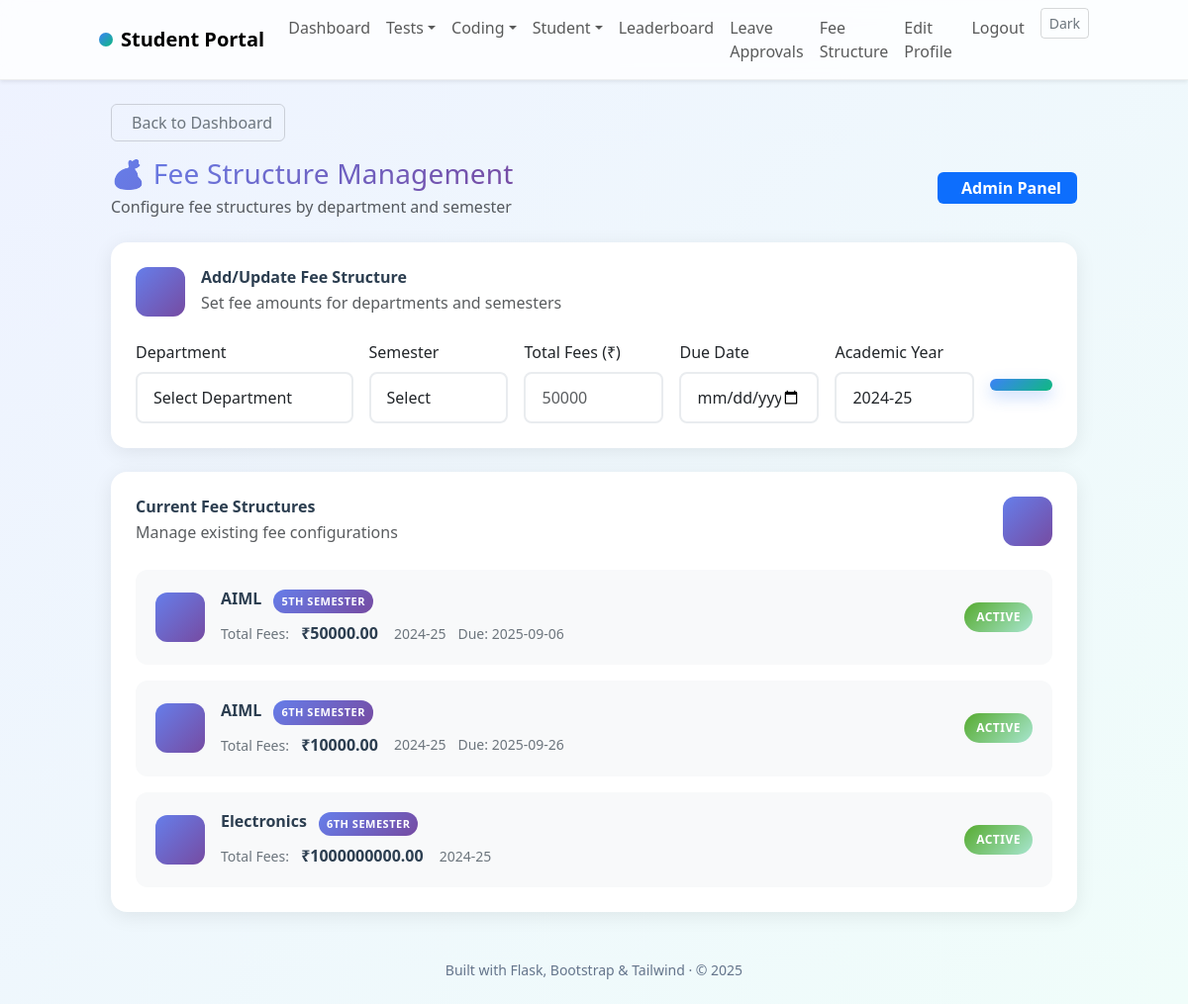
The app's page /admin/fee_structure (signed in) with its own data.
### app/models.py (models this page shows)
class FeeStructure(db.Model):
	id = db.Column(db.Integer, primary_key=True)
	department = db.Column(db.String(80), nullable=False)
	semester = db.Column(db.String(20), nullable=False)
	total_fees = db.Column(db.Numeric(10, 2), nullable=False)
	due_date = db.Column(db.Date)
	academic_year = db.Column(db.String(20), default="2024-25")
	created_at = db.Column(db.DateTime, server_default=func.now())

### app/routes/admin.py (the view, shortened to what this page needs)
@admin_bp.route("/admin/fee_structure", methods=["GET", "POST"])
@login_required
def fee_structure():
	if not require_admin():
		flash("Unauthorized", "danger")
		return redirect(url_for("main.dashboard"))
	structures = FeeStructure.query.order_by(FeeStructure.department, FeeStructure.semester).all()
	return render_template("fee_structure.html", structures=structures)

### app/routes/admin.py (called while the page is built)
def require_admin():
	return current_user.is_authenticated and current_user.role in ("admin", "teacher")

### app/templates/fee_structure.html (shortened to what this page needs)
{% extends 'base.html' %}
{% block content %}
<div class="container-fluid">
	<div class="row">
		<div class="col-12">
			<div class="mb-3">
				<a href="{{ url_for('main.dashboard') }}" class="btn btn-outline-secondary">
					Back to Dashboard
				</a>
			</div>
			<div class="d-flex justify-content-between align-items-center mb-4">
				<div>
					<h1 class="h3 mb-1 text-gradient">💰 Fee Structure Management</h1>
					<p class="text-muted mb-0">Configure fee structures by department and semester</p>
				</div>
				<div class="text-end">
					<span class="badge bg-primary fs-6 px-3 py-2">
						Admin Panel
					</span>
				</div>
			</div>
			<div class="fee-form-card mb-4">
				<div class="fee-form-header">
					<div class="fee-form-icon">
					</div>
					<div class="fee-form-title">
						<h5 class="mb-1">Add/Update Fee Structure</h5>
						<p class="mb-0 text-muted">Set fee amounts for departments and semesters</p>
					</div>
				</div>
				<div class="fee-form-content">
					<form method="post" class="fee-form">
						<div class="row g-3">
							<div class="col-md-3">
								<div class="form-group">
									<label class="form-label">Department</label>
									<select class="form-control" name="department" required>
										<option value="">Select Department</option>
									</select>
								</div>
							</div>
							<div class="col-md-2">
								<div class="form-group">
									<label class="form-label">Semester</label>
									<select class="form-control" name="semester" required>
										<option value="">Select</option>
									</select>
								</div>
							</div>
							<div class="col-md-2">
								<div class="form-group">
									<label class="form-label">Total Fees (₹)</label>
									<input type="number" class="form-control" name="total_fees"
										placeholder="50000" step="0.01" min="0" required>
								</div>
							</div>
							<div class="col-md-2">
								<div class="form-group">
									<label class="form-label">Due Date</label>
									<input type="date" class="form-control" name="due_date">
								</div>
							</div>
							<div class="col-md-2">
								<div class="form-group">
									<label class="form-label">Academic Year</label>
									<input type="text" class="form-control" name="academic_year"
										value="2024-25" placeholder="2024-25">
								</div>
							</div>
							<div class="col-md-1">
								<div class="form-group">
									<label class="form-label">&nbsp;</label>
									<button type="submit" class="btn btn-primary w-100">
									</button>
								</div>
							</div>
						</div>
					</form>
				</div>
			</div>
			<div class="fee-structures-card">
				<div class="fee-structures-header">
					<div class="fee-structures-title">
						<h5 class="mb-1">Current Fee Structures</h5>
						<p class="mb-0 text-muted">Manage existing fee configurations</p>
					</div>
					<div class="fee-structures-icon">
					</div>
				</div>
				<div class="fee-structures-content">
					{% if structures %}
					<div class="fee-structures-list">
						{% for structure in structures %}
						<div class="fee-structure-item">
							<div class="fee-structure-icon">
							</div>
							<div class="fee-structure-details">
								<div class="fee-structure-header">
									<h6 class="mb-1">{{ structure.department }}</h6>
									<span class="fee-structure-badge badge-primary">
										{{ structure.semester }} Semester
									</span>
								</div>
								<div class="fee-structure-info">
									<div class="fee-amount">
										<span class="amount-label">Total Fees:</span>
										<span class="amount-value">₹{{ structure.total_fees }}</span>
									</div>
									<div class="fee-meta">
										<span class="academic-year">{{ structure.academic_year }}</span>
										{% if structure.due_date %}
										<span class="due-date">Due: {{ structure.due_date }}</span>
										{% endif %}
									</div>
								</div>
							</div>
							<div class="fee-structure-actions">
								<span class="fee-status-badge status-active">Active</span>
							</div>
						</div>
						{% endfor %}
					</div>
					{% endif %}
				</div>
			</div>
		</div>
	</div>
</div>
{% endblock %}

### app/static/css/styles.css (style rules this page uses)
:root { --brand: #3b82f6; --brand-2: #10b981; --surface: rgba(255,255,255,0.75); --blur: 10px; }
body { background: linear-gradient(135deg, #eef2ff 0%, #f0fdfa 100%); min-height: 100vh; }
.btn-primary { background: linear-gradient(135deg, var(--brand), var(--brand-2)); border: 0; box-shadow: 0 6px 16px rgba(59,130,246,.3); }
.btn-outline-secondary { border-color: rgba(0,0,0,.15); }
.form-control, .form-select { border-radius: .6rem; border-color: rgba(0,0,0,.12); }
h1,h2,h3,h4 { letter-spacing: .2px; }
.text-gradient { background: linear-gradient(135deg, #667eea 0%, #764ba2 100%); -webkit-background-clip: text; -webkit-text-fill-color: transparent; background-clip: text; }
.badge-primary { background: linear-gradient(135deg, #667eea, #764ba2); color: white; }
.fee-form-card { background: white; border-radius: 16px; padding: 24px; box-shadow: 0 4px 20px rgba(0, 0, 0, 0.08); border: 1px solid rgba(255, 255, 255, 0.2); margin-bottom: 24px; }
.fee-form-header { display: flex; align-items: center; margin-bottom: 24px; }
.fee-form-icon { width: 50px; height: 50px; border-radius: 12px; background: linear-gradient(135deg, #667eea, #764ba2); display: flex; align-items: center; justify-content: center; color: white; font-size: 20px; margin-right: 16px; }
.fee-form-title h5 { margin: 0; color: #2c3e50; font-weight: 600; }
.fee-form .form-group { margin-bottom: 0; }
.fee-form .form-control { border-radius: 8px; border: 2px solid #e9ecef; padding: 12px 16px; transition: all 0.3s ease; }
.fee-structures-card { background: white; border-radius: 16px; padding: 24px; box-shadow: 0 4px 20px rgba(0, 0, 0, 0.08); border: 1px solid rgba(255, 255, 255, 0.2); }
.fee-structures-header { display: flex; align-items: center; justify-content: space-between; margin-bottom: 24px; }
.fee-structures-title h5 { margin: 0; color: #2c3e50; font-weight: 600; }
.fee-structures-icon { width: 50px; height: 50px; border-radius: 12px; background: linear-gradient(135deg, #667eea, #764ba2); display: flex; align-items: center; justify-content: center; color: white; font-size: 20px; }
.fee-structures-list { display: flex; flex-direction: column; gap: 16px; }
.fee-structure-item { display: flex; align-items: center; padding: 20px; background: #f8f9fa; border-radius: 12px; transition: all 0.3s ease; }
.fee-structure-icon { width: 50px; height: 50px; border-radius: 12px; background: linear-gradient(135deg, #667eea, #764ba2); display: flex; align-items: center; justify-content: center; color: white; font-size: 20px; margin-right: 16px; }
.fee-structure-details { flex: 1; }
.fee-structure-header { display: flex; align-items: center; margin-bottom: 8px; }
.fee-structure-header h6 { margin: 0; color: #2c3e50; font-weight: 600; margin-right: 12px; }
.fee-structure-badge { padding: 4px 8px; border-radius: 12px; font-size: 11px; font-weight: 600; text-transform: uppercase; letter-spacing: 0.5px; background: linear-gradient(135deg, #667eea, #764ba2); color: white; }
.fee-structure-info { display: flex; align-items: center; gap: 16px; }
.fee-amount .amount-label { color: #6c757d; font-size: 14px; margin-right: 8px; }
.fee-amount .amount-value { font-weight: 700; color: #2c3e50; font-size: 16px; }
.fee-meta { display: flex; gap: 12px; }
.fee-meta span { color: #6c757d; font-size: 14px; }
.fee-structure-actions { display: flex; align-items: center; }
.fee-status-badge { padding: 6px 12px; border-radius: 20px; font-size: 12px; font-weight: 600; text-transform: uppercase; letter-spacing: 0.5px; }
.fee-status-badge.status-active { background: linear-gradient(135deg, #56ab2f, #a8e6cf); color: white; }

### records on screen
FeeStructure: department "AIML", semester "5TH", total_fees "50000.00", academic_year "2024-25", due_date "2025-09-06"
FeeStructure: department "AIML", semester "6TH", total_fees "10000.00", academic_year "2024-25", due_date "2025-09-26"
FeeStructure: department "Electronics", semester "6TH", total_fees "1000000000.00", academic_year "2024-25"

### other values on screen
{{ 2025 }} "2025"
